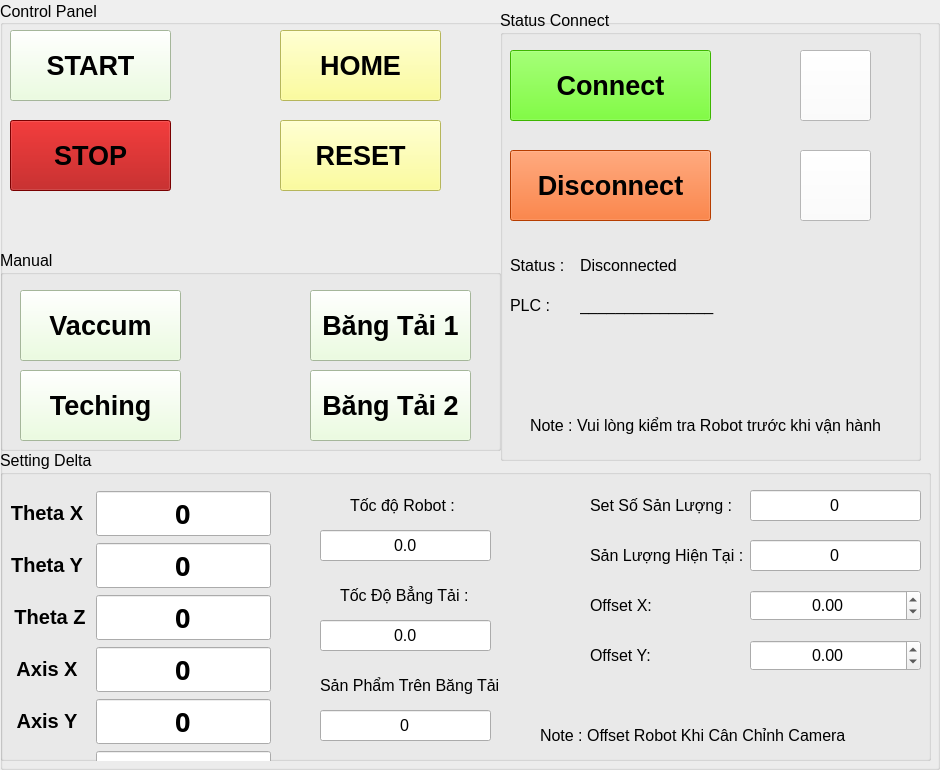
        <widget class="QGroupBox" name="groupBox_2">
         <property name="font">
          <font>
           <pointsize>12</pointsize>
          </font>
         </property>
         <property name="autoFillBackground">
          <bool>false</bool>
         </property>
         <property name="title">
          <string>Control Panel</string>
         </property>
         <property name="alignment">
          <set>Qt::AlignLeading|Qt::AlignLeft|Qt::AlignVCenter</set>
         </property>
         <widget class="QPushButton" name="btReset">
          <property name="geometry">
           <rect>
            <x>280</x>
            <y>120</y>
            <width>161</width>
            <height>71</height>
           </rect>
          </property>
          <property name="font">
           <font>
            <pointsize>20</pointsize>
            <weight>75</weight>
            <bold>true</bold>
           </font>
          </property>
          <property name="autoFillBackground">
           <bool>false</bool>
          </property>
          <property name="styleSheet">
           <string notr="true">background-color: rgb(255, 255, 127);</string>
          </property>
          <property name="text">
           <string>RESET</string>
          </property>
          <property name="checkable">
           <bool>false</bool>
          </property>
          <property name="autoDefault">
           <bool>false</bool>
          </property>
         </widget>
         <widget class="QGroupBox" name="groupBox">
          <property name="geometry">
           <rect>
            <x>0</x>
            <y>450</y>
            <width>931</width>
            <height>311</height>
           </rect>
          </property>
          <property name="title">
           <string>Setting Delta</string>
          </property>
          <widget class="QDoubleSpinBox" name="doubleSpinBox">
           <property name="geometry">
            <rect>
             <x>750</x>
             <y>140</y>
             <width>171</width>
             <height>31</height>
            </rect>
           </property>
           <property name="alignment">
            <set>Qt::AlignCenter</set>
           </property>
           <property name="decimals">
            <number>2</number>
           </property>
           <property name="minimum">
            <double>-99.000000000000000</double>
           </property>
           <property name="singleStep">
            <double>1.000000000000000</double>
           </property>
          </widget>
          <widget class="QLabel" name="label_20">
           <property name="geometry">
            <rect>
             <x>590</x>
             <y>140</y>
             <width>71</width>
             <height>31</height>
            </rect>
           </property>
           <property name="text">
            <string>Offset X:</string>
           </property>
          </widget>
          <widget class="QDoubleSpinBox" name="doubleSpinBox_2">
           <property name="geometry">
            <rect>
             <x>750</x>
             <y>190</y>
             <width>171</width>
             <height>31</height>
            </rect>
           </property>
           <property name="alignment">
            <set>Qt::AlignCenter</set>
           </property>
           <property name="minimum">
            <double>-99.000000000000000</double>
           </property>
          </widget>
          <widget class="QLabel" name="label_21">
           <property name="geometry">
            <rect>
             <x>590</x>
             <y>190</y>
             <width>71</width>
             <height>31</height>
            </rect>
           </property>
           <property name="text">
            <string>Offset Y:</string>
           </property>
          </widget>
          <widget class="QWidget" name="layoutWidget">
           <property name="geometry">
            <rect>
             <x>10</x>
             <y>40</y>
             <width>261</width>
             <height>313</height>
            </rect>
           </property>
           <layout class="QGridLayout" name="gridLayout">
            <item row="1" column="2">
             <widget class="QLineEdit" name="tbThetaY">
              <property name="font">
               <font>
                <family>Bahnschrift SemiBold</family>
                <pointsize>20</pointsize>
                <weight>75</weight>
                <bold>true</bold>
               </font>
              </property>
              <property name="text">
               <string>0</string>
              </property>
              <property name="alignment">
               <set>Qt::AlignCenter</set>
              </property>
              <property name="readOnly">
               <bool>true</bool>
              </property>
             </widget>
            </item>
            <item row="2" column="2">
             <widget class="QLineEdit" name="tbThetaZ">
              <property name="font">
               <font>
                <family>Bahnschrift SemiBold</family>
                <pointsize>20</pointsize>
                <weight>75</weight>
                <bold>true</bold>
               </font>
              </property>
              <property name="text">
               <string>0</string>
              </property>
              <property name="alignment">
               <set>Qt::AlignCenter</set>
              </property>
              <property name="readOnly">
               <bool>true</bool>
              </property>
             </widget>
            </item>
            <item row="3" column="0">
             <widget class="QLabel" name="label_12">
              <property name="font">
               <font>
                <pointsize>15</pointsize>
                <weight>75</weight>
                <bold>true</bold>
               </font>
              </property>
              <property name="frameShape">
               <enum>QFrame::NoFrame</enum>
              </property>
              <property name="text">
               <string>&lt;html&gt;&lt;head/&gt;&lt;body&gt;&lt;p align=&quot;center&quot;&gt;Axis X&lt;/p&gt;&lt;/body&gt;&lt;/html&gt;</string>
              </property>
             </widget>
            </item>
            <item row="3" column="2">
             <widget class="QLineEdit" name="tbAxisX">
              <property name="font">
               <font>
                <family>Bahnschrift SemiBold</family>
                <pointsize>20</pointsize>
                <weight>75</weight>
                <bold>true</bold>
               </font>
              </property>
              <property name="text">
               <string>0</string>
              </property>
              <property name="alignment">
               <set>Qt::AlignCenter</set>
              </property>
              <property name="readOnly">
               <bool>true</bool>
              </property>
             </widget>
            </item>
            <item row="4" column="0">
             <widget class="QLabel" name="label_13">
              <property name="font">
               <font>
                <pointsize>15</pointsize>
                <weight>75</weight>
                <bold>true</bold>
               </font>
              </property>
              <property name="frameShape">
               <enum>QFrame::NoFrame</enum>
              </property>
              <property name="text">
               <string>&lt;html&gt;&lt;head/&gt;&lt;body&gt;&lt;p align=&quot;center&quot;&gt;Axis Y&lt;/p&gt;&lt;/body&gt;&lt;/html&gt;</string>
              </property>
             </widget>
            </item>
            <item row="4" column="2">
             <widget class="QLineEdit" name="tbAxisY">
              <property name="font">
               <font>
                <family>Bahnschrift SemiBold</family>
                <pointsize>20</pointsize>
                <weight>75</weight>
                <bold>true</bold>
               </font>
              </property>
              <property name="text">
               <string>0</string>
              </property>
              <property name="alignment">
               <set>Qt::AlignCenter</set>
              </property>
              <property name="readOnly">
               <bool>true</bool>
              </property>
             </widget>
            </item>
            <item row="5" column="0">
             <widget class="QLabel" name="label_14">
              <property name="font">
               <font>
                <pointsize>15</pointsize>
                <weight>75</weight>
                <bold>true</bold>
               </font>
              </property>
              <property name="frameShape">
               <enum>QFrame::NoFrame</enum>
              </property>
              <property name="text">
               <string>&lt;html&gt;&lt;head/&gt;&lt;body&gt;&lt;p align=&quot;center&quot;&gt;Axis Z&lt;/p&gt;&lt;/body&gt;&lt;/html&gt;</string>
              </property>
             </widget>
            </item>
            <item row="5" column="2">
             <widget class="QLineEdit" name="tbAxisZ">
              <property name="font">
               <font>
                <family>Bahnschrift SemiBold</family>
                <pointsize>20</pointsize>
                <weight>75</weight>
                <bold>true</bold>
               </font>
              </property>
              <property name="text">
               <string>0</string>
              </property>
              <property name="alignment">
               <set>Qt::AlignCenter</set>
              </property>
              <property name="readOnly">
               <bool>true</bool>
              </property>
             </widget>
            </item>
            <item row="2" column="0" colspan="2">
             <widget class="QLabel" name="label_9">
              <property name="font">
               <font>
                <pointsize>15</pointsize>
                <weight>75</weight>
                <bold>true</bold>
               </font>
              </property>
              <property name="frameShape">
               <enum>QFrame::NoFrame</enum>
              </property>
              <property name="text">
               <string>&lt;html&gt;&lt;head/&gt;&lt;body&gt;&lt;p align=&quot;center&quot;&gt;Theta Z&lt;/p&gt;&lt;/body&gt;&lt;/html&gt;</string>
              </property>
             </widget>
            </item>
            <item row="1" column="0">
             <widget class="QLabel" name="label_7">
              <property name="font">
               <font>
                <pointsize>15</pointsize>
                <weight>75</weight>
                <bold>true</bold>
               </font>
              </property>
              <property name="frameShape">
               <enum>QFrame::NoFrame</enum>
              </property>
              <property name="text">
               <string>&lt;html&gt;&lt;head/&gt;&lt;body&gt;&lt;p align=&quot;center&quot;&gt;Theta Y&lt;/p&gt;&lt;/body&gt;&lt;/html&gt;</string>
              </property>
             </widget>
            </item>
            <item row="0" column="0">
             <widget class="QLabel" name="label_8">
              <property name="font">
               <font>
                <pointsize>15</pointsize>
                <weight>75</weight>
                <bold>true</bold>
               </font>
              </property>
              <property name="frameShape">
               <enum>QFrame::NoFrame</enum>
              </property>
              <property name="text">
               <string>&lt;html&gt;&lt;head/&gt;&lt;body&gt;&lt;p align=&quot;center&quot;&gt;Theta X&lt;/p&gt;&lt;/body&gt;&lt;/html&gt;</string>
              </property>
             </widget>
            </item>
            <item row="0" column="2">
             <widget class="QLineEdit" name="tbThetaX">
              <property name="font">
               <font>
                <family>Bahnschrift SemiBold</family>
                <pointsize>20</pointsize>
                <weight>75</weight>
                <bold>true</bold>
               </font>
              </property>
              <property name="text">
               <string>0</string>
              </property>
              <property name="alignment">
               <set>Qt::AlignCenter</set>
              </property>
              <property name="readOnly">
               <bool>true</bool>
              </property>
             </widget>
            </item>
           </layout>
          </widget>
          <widget class="QLabel" name="label_23">
           <property name="geometry">
            <rect>
             <x>590</x>
             <y>40</y>
             <width>141</width>
             <height>31</height>
            </rect>
           </property>
           <property name="text">
            <string>Set Số Sản Lượng :</string>
           </property>
          </widget>
          <widget class="QLabel" name="label_24">
           <property name="geometry">
            <rect>
             <x>590</x>
             <y>90</y>
             <width>161</width>
             <height>31</height>
            </rect>
           </property>
           <property name="text">
            <string>Sản Lượng Hiện Tại :</string>
           </property>
          </widget>
          <widget class="QLineEdit" name="lineEdit_7">
           <property name="geometry">
            <rect>
             <x>750</x>
             <y>40</y>
             <width>171</width>
             <height>31</height>
            </rect>
           </property>
           <property name="text">
            <string>0</string>
           </property>
           <property name="alignment">
            <set>Qt::AlignCenter</set>
           </property>
          </widget>
          <widget class="QLineEdit" name="lineEdit_8">
           <property name="geometry">
            <rect>
             <x>750</x>
             <y>90</y>
             <width>171</width>
             <height>31</height>
            </rect>
           </property>
           <property name="text">
            <string>0</string>
           </property>
           <property name="alignment">
            <set>Qt::AlignCenter</set>
           </property>
          </widget>
          <widget class="QLabel" name="label_25">
           <property name="geometry">
            <rect>
             <x>350</x>
             <y>40</y>
             <width>121</width>
             <height>31</height>
            </rect>
           </property>
           <property name="text">
            <string>Tốc độ Robot :</string>
           </property>
          </widget>
          <widget class="QLineEdit" name="lTocdoRB">
           <property name="geometry">
            <rect>
             <x>320</x>
             <y>80</y>
             <width>171</width>
             <height>31</height>
            </rect>
           </property>
           <property name="text">
            <string>0.0</string>
           </property>
           <property name="alignment">
            <set>Qt::AlignCenter</set>
           </property>
          </widget>
          <widget class="QLabel" name="label_26">
           <property name="geometry">
            <rect>
             <x>340</x>
             <y>130</y>
             <width>141</width>
             <height>31</height>
            </rect>
           </property>
           <property name="text">
            <string>Tốc Độ Bẳng Tải :</string>
           </property>
          </widget>
          <widget class="QLineEdit" name="lTocdoBT">
           <property name="geometry">
            <rect>
             <x>320</x>
             <y>170</y>
             <width>171</width>
             <height>31</height>
            </rect>
           </property>
           <property name="text">
            <string>0.0</string>
           </property>
           <property name="alignment">
            <set>Qt::AlignCenter</set>
           </property>
          </widget>
          <widget class="QLineEdit" name="lSoluong">
           <property name="geometry">
            <rect>
             <x>320</x>
             <y>260</y>
             <width>171</width>
             <height>31</height>
            </rect>
           </property>
           <property name="text">
            <string>0</string>
           </property>
           <property name="alignment">
            <set>Qt::AlignCenter</set>
           </property>
          </widget>
          <widget class="QLabel" name="label_27">
           <property name="geometry">
            <rect>
             <x>320</x>
             <y>220</y>
             <width>201</width>
             <height>31</height>
            </rect>
           </property>
           <property name="text">
            <string>Sản Phẩm Trên Băng Tải</string>
           </property>
          </widget>
          <widget class="QLabel" name="label_30">
           <property name="geometry">
            <rect>
             <x>540</x>
             <y>270</y>
             <width>311</width>
             <height>31</height>
            </rect>
           </property>
           <property name="text">
            <string>&lt;html&gt;&lt;head/&gt;&lt;body&gt;&lt;p&gt;Note : Offset Robot Khi Cân Chỉnh Camera&lt;/p&gt;&lt;/body&gt;&lt;/html&gt;</string>
           </property>
          </widget>
         </widget>
         <widget class="QPushButton" name="btStop">
          <property name="geometry">
           <rect>
            <x>10</x>
            <y>120</y>
            <width>161</width>
            <height>71</height>
           </rect>
          </property>
          <property name="font">
           <font>
            <pointsize>20</pointsize>
            <weight>75</weight>
            <bold>true</bold>
           </font>
          </property>
          <property name="autoFillBackground">
           <bool>false</bool>
          </property>
          <property name="styleSheet">
           <string notr="true">background-color: rgb(170, 0, 0);</string>
          </property>
          <property name="text">
           <string>STOP</string>
          </property>
          <property name="checkable">
           <bool>false</bool>
          </property>
          <property name="autoDefault">
           <bool>false</bool>
          </property>
         </widget>
         <widget class="QPushButton" name="btStart">
          <property name="geometry">
           <rect>
            <x>10</x>
            <y>30</y>
            <width>161</width>
            <height>71</height>
           </rect>
          </property>
          <property name="font">
           <font>
            <pointsize>20</pointsize>
            <weight>75</weight>
            <bold>true</bold>
           </font>
          </property>
          <property name="autoFillBackground">
           <bool>false</bool>
          </property>
          <property name="styleSheet">
           <string notr="true">background-color: rgb(231, 255, 215);</string>
          </property>
          <property name="text">
           <string>START</string>
          </property>
          <property name="checkable">
           <bool>false</bool>
          </property>
          <property name="autoDefault">
           <bool>false</bool>
          </property>
         </widget>
         <widget class="QPushButton" name="btHome">
          <property name="geometry">
           <rect>
            <x>280</x>
            <y>30</y>
            <width>161</width>
            <height>71</height>
           </rect>
          </property>
          <property name="font">
           <font>
            <pointsize>20</pointsize>
            <weight>75</weight>
            <bold>true</bold>
           </font>
          </property>
          <property name="autoFillBackground">
           <bool>false</bool>
          </property>
          <property name="styleSheet">
           <string notr="true">background-color: rgb(255, 255, 127);</string>
          </property>
          <property name="text">
           <string>HOME</string>
          </property>
          <property name="checkable">
           <bool>false</bool>
          </property>
          <property name="autoDefault">
           <bool>false</bool>
          </property>
         </widget>
         <widget class="QGroupBox" name="groupBox_4">
          <property name="geometry">
           <rect>
            <x>500</x>
            <y>10</y>
            <width>421</width>
            <height>451</height>
           </rect>
          </property>
          <property name="title">
           <string>Status Connect</string>
          </property>
          <widget class="QPushButton" name="btConnect">
           <property name="geometry">
            <rect>
             <x>10</x>
             <y>40</y>
             <width>201</width>
             <height>71</height>
            </rect>
           </property>
           <property name="font">
            <font>
             <pointsize>20</pointsize>
             <weight>75</weight>
             <bold>true</bold>
            </font>
           </property>
           <property name="styleSheet">
            <string notr="true">background-color: rgb(85, 255, 0);</string>
           </property>
           <property name="text">
            <string>Connect</string>
           </property>
          </widget>
          <widget class="QPushButton" name="btDisconnect">
           <property name="geometry">
            <rect>
             <x>10</x>
             <y>140</y>
             <width>201</width>
             <height>71</height>
            </rect>
           </property>
           <property name="font">
            <font>
             <pointsize>20</pointsize>
             <weight>75</weight>
             <bold>true</bold>
            </font>
           </property>
           <property name="styleSheet">
            <string notr="true">background-color: rgb(255, 85, 0);</string>
           </property>
           <property name="text">
            <string>Disconnect</string>
           </property>
          </widget>
          <widget class="QLabel" name="machineStatus">
           <property name="geometry">
            <rect>
             <x>80</x>
             <y>240</y>
             <width>161</width>
             <height>31</height>
            </rect>
           </property>
           <property name="text">
            <string>&lt;html&gt;&lt;head/&gt;&lt;body&gt;&lt;p&gt;Disconnected&lt;/p&gt;&lt;/body&gt;&lt;/html&gt;</string>
           </property>
          </widget>
          <widget class="QLabel" name="plcStatus">
           <property name="geometry">
            <rect>
             <x>80</x>
             <y>280</y>
             <width>161</width>
             <height>31</height>
            </rect>
           </property>
           <property name="text">
            <string>&lt;html&gt;&lt;head/&gt;&lt;body&gt;&lt;p&gt; _______________&lt;/p&gt;&lt;/body&gt;&lt;/html&gt;</string>
           </property>
          </widget>
          <widget class="QPushButton" name="lGreen">
           <property name="geometry">
            <rect>
             <x>300</x>
             <y>40</y>
             <width>71</width>
             <height>71</height>
            </rect>
           </property>
           <property name="font">
            <font>
             <pointsize>20</pointsize>
             <weight>75</weight>
             <bold>true</bold>
            </font>
           </property>
           <property name="autoFillBackground">
            <bool>false</bool>
           </property>
           <property name="styleSheet">
            <string notr="true">background-color: rgb(255, 255, 255);</string>
           </property>
           <property name="text">
            <string/>
           </property>
           <property name="checkable">
            <bool>false</bool>
           </property>
           <property name="autoDefault">
            <bool>false</bool>
           </property>
          </widget>
          <widget class="QPushButton" name="lRed">
           <property name="geometry">
            <rect>
             <x>300</x>
             <y>140</y>
             <width>71</width>
             <height>71</height>
            </rect>
           </property>
           <property name="font">
            <font>
             <pointsize>20</pointsize>
             <weight>75</weight>
             <bold>true</bold>
            </font>
           </property>
           <property name="autoFillBackground">
            <bool>false</bool>
           </property>
           <property name="styleSheet">
            <string notr="true">background-color: rgb(255, 255, 255);</string>
           </property>
           <property name="text">
            <string/>
           </property>
           <property name="checkable">
            <bool>false</bool>
           </property>
           <property name="autoDefault">
            <bool>false</bool>
           </property>
          </widget>
          <widget class="QLabel" name="label_31">
           <property name="geometry">
            <rect>
             <x>30</x>
             <y>400</y>
             <width>381</width>
             <height>31</height>
            </rect>
           </property>
           <property name="text">
            <string>&lt;html&gt;&lt;head/&gt;&lt;body&gt;&lt;p&gt;Note : Vui lòng kiểm tra Robot trước khi vận hành&lt;/p&gt;&lt;/body&gt;&lt;/html&gt;</string>
           </property>
          </widget>
          <widget class="QLabel" name="plcStatus_2">
           <property name="geometry">
            <rect>
             <x>10</x>
             <y>280</y>
             <width>161</width>
             <height>31</height>
            </rect>
           </property>
           <property name="text">
            <string>&lt;html&gt;&lt;head/&gt;&lt;body&gt;&lt;p&gt;PLC :&lt;/p&gt;&lt;/body&gt;&lt;/html&gt;</string>
           </property>
          </widget>
          <widget class="QLabel" name="machineStatus_2">
           <property name="geometry">
            <rect>
             <x>10</x>
             <y>240</y>
             <width>161</width>
             <height>31</height>
            </rect>
           </property>
           <property name="text">
            <string>&lt;html&gt;&lt;head/&gt;&lt;body&gt;&lt;p&gt;Status :&lt;/p&gt;&lt;/body&gt;&lt;/html&gt;</string>
           </property>
          </widget>
         </widget>
         <widget class="QGroupBox" name="groupBox_5">
          <property name="geometry">
           <rect>
            <x>0</x>
            <y>250</y>
            <width>501</width>
            <height>201</height>
           </rect>
          </property>
          <property name="title">
           <string>Manual </string>
          </property>
          <widget class="QPushButton" name="btTech">
           <property name="geometry">
            <rect>
             <x>20</x>
             <y>120</y>
             <width>161</width>
             <height>71</height>
            </rect>
           </property>
           <property name="font">
            <font>
             <pointsize>20</pointsize>
             <weight>75</weight>
             <bold>true</bold>
            </font>
           </property>
           <property name="autoFillBackground">
            <bool>false</bool>
           </property>
           <property name="styleSheet">
            <string notr="true">background-color: rgb(231, 255, 215);</string>
           </property>
           <property name="text">
            <string>Teching</string>
           </property>
           <property name="checkable">
            <bool>false</bool>
           </property>
           <property name="autoDefault">
            <bool>false</bool>
           </property>
          </widget>
          <widget class="QPushButton" name="btVaccum">
           <property name="geometry">
            <rect>
             <x>20</x>
             <y>40</y>
             <width>161</width>
             <height>71</height>
            </rect>
           </property>
           <property name="font">
            <font>
             <pointsize>20</pointsize>
             <weight>75</weight>
             <bold>true</bold>
            </font>
           </property>
           <property name="autoFillBackground">
            <bool>false</bool>
           </property>
           <property name="styleSheet">
            <string notr="true">background-color: rgb(231, 255, 215);</string>
           </property>
           <property name="text">
            <string>Vaccum</string>
           </property>
           <property name="checkable">
            <bool>false</bool>
           </property>
           <property name="autoDefault">
            <bool>false</bool>
           </property>
          </widget>
          <widget class="QPushButton" name="btBangtai1">
           <property name="geometry">
            <rect>
             <x>310</x>
             <y>40</y>
             <width>161</width>
             <height>71</height>
            </rect>
           </property>
           <property name="font">
            <font>
             <pointsize>20</pointsize>
             <weight>75</weight>
             <bold>true</bold>
            </font>
           </property>
           <property name="autoFillBackground">
            <bool>false</bool>
           </property>
           <property name="styleSheet">
            <string notr="true">background-color: rgb(231, 255, 215);</string>
           </property>
           <property name="text">
            <string>Băng Tải 1</string>
           </property>
           <property name="checkable">
            <bool>false</bool>
           </property>
           <property name="autoDefault">
            <bool>false</bool>
           </property>
          </widget>
          <widget class="QPushButton" name="btBangtai2">
           <property name="geometry">
            <rect>
             <x>310</x>
             <y>120</y>
             <width>161</width>
             <height>71</height>
            </rect>
           </property>
           <property name="font">
            <font>
             <pointsize>20</pointsize>
             <weight>75</weight>
             <bold>true</bold>
            </font>
           </property>
           <property name="autoFillBackground">
            <bool>false</bool>
           </property>
           <property name="styleSheet">
            <string notr="true">background-color: rgb(231, 255, 215);</string>
           </property>
           <property name="text">
            <string>Băng Tải 2</string>
           </property>
           <property name="checkable">
            <bool>false</bool>
           </property>
           <property name="autoDefault">
            <bool>false</bool>
           </property>
          </widget>
         </widget>
        </widget>
